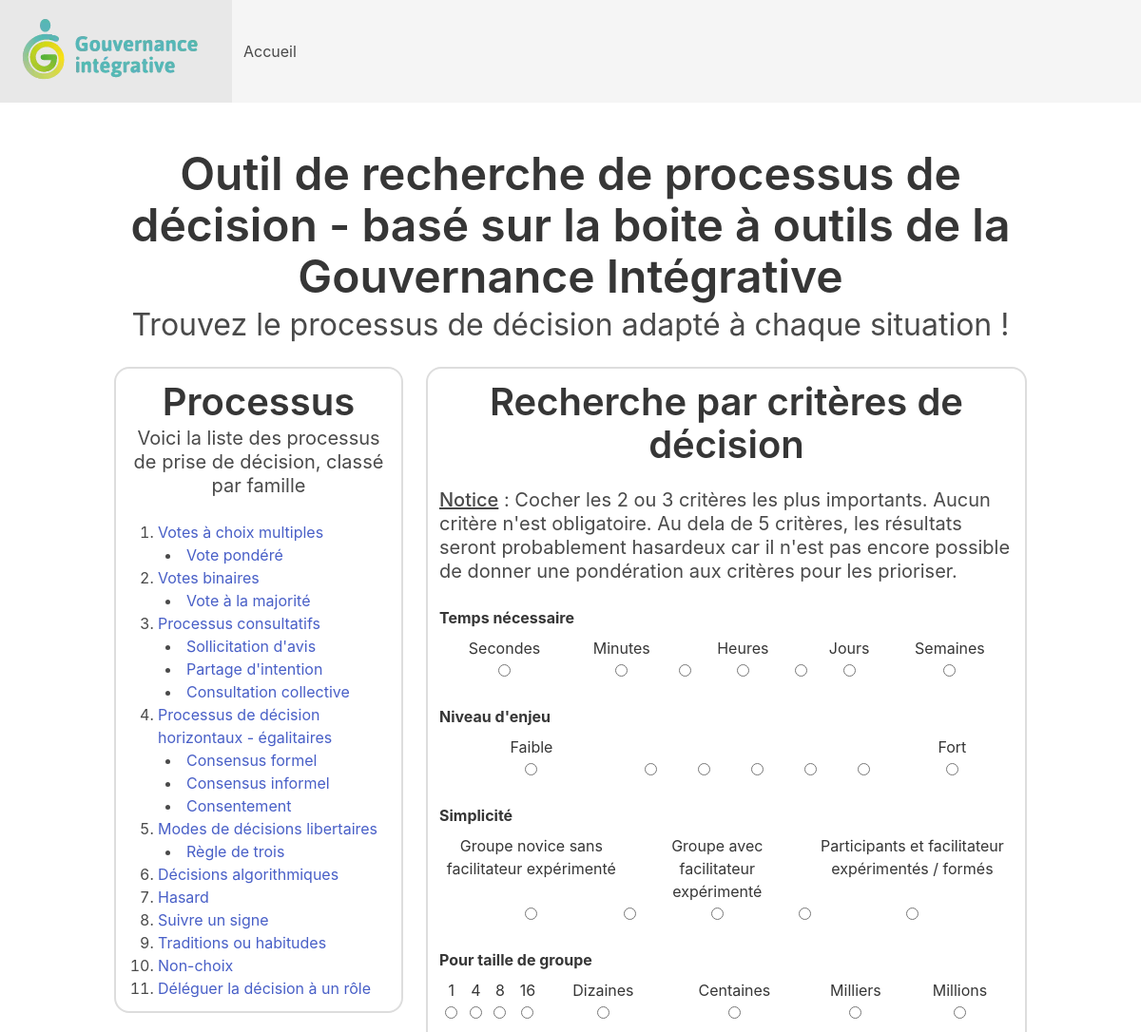
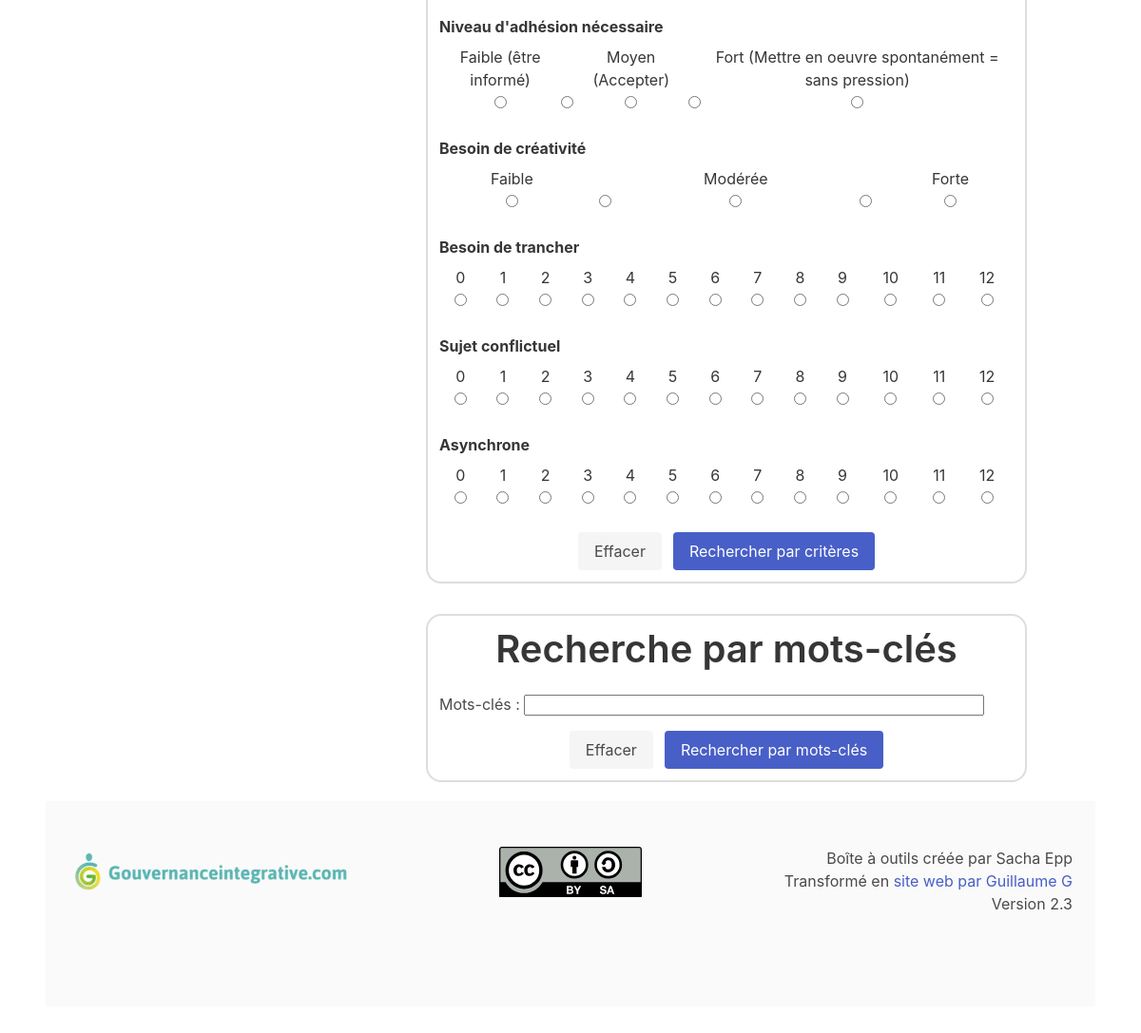
The page /index.html on the database its author committed (2 pictures, top to bottom).
### tables this page shows
CREATE TABLE processus (
    id INTEGER PRIMARY KEY AUTOINCREMENT,
    slug TEXT NOT NULL,
    titre TEXT NOT NULL,
    description TEXT NOT NULL,
    -- textes :
    -- ce sont des textes contenant du HTML
    -- au format <ul><li>...</li></ul>
    -- car ce sont de simples listes
    avantages TEXT,
    adapte TEXT,
    risques TEXT,
    inconvenients TEXT,
    deconseille TEXT,
    points_cles TEXT,
    -- critères :
    -- ils sont au format de 14 caractères
    -- chaque caractère représente une case
    -- 0 = blanc
    -- 1 = vert pale
    -- 2 = vert foncé
    temps TEXT NOT NULL,
    enjeu TEXT NOT NULL,
    simplicite TEXT NOT NULL,
    taille_groupe TEXT NOT NULL,
    adhesion TEXT NOT NULL,
    creativite TEXT NOT NULL,
    besoin_trancher INTEGER NOT NULL,
    sujet_conflictuel INTEGER NOT NULL,
    asynchrone INTEGER NOT NULL
);

### app.py (the view)
@app.route("/")
@app.route("/index/")
@app.route("/index.html")
def index():
    processus_par_famille = retourne_les_processus_par_famille()
    return render_template(
        "index.html",
        base_info=base_info,
        conf=conf,
        processus_par_famille=processus_par_famille,
    )

### app.py (called while the page is built)
def get_db_connection():
    conn = sqlite3.connect(DATABASE_PATH)
    conn.row_factory = sqlite3.Row
    return conn

def retourne_toutes_les_familles() -> list:
    conn = get_db_connection()
    req_select = """SELECT *
    FROM processus
    WHERE id % 100 = 0"""
    result = conn.execute(req_select).fetchall()
    conn.close()
    return result

def retourne_tous_les_processus_dune_famille(id_famille) -> list:
    conn = get_db_connection()
    req_select = """SELECT *
    FROM processus
    WHERE id > ?
    AND id < ?"""
    parameters = [id_famille, id_famille + 100]
    result = conn.execute(req_select, parameters).fetchall()
    conn.close()
    return result

def retourne_les_processus_par_famille() -> dict:
    retour = {}
    for famille in retourne_toutes_les_familles():
        retour[famille] = retourne_tous_les_processus_dune_famille(famille["id"])
    return retour

### templates/index.html (shortened to what this page needs)
{% extends 'layout.html' %}
{% block body %}
<section class="section">
  <div class="container">
    <h1 class="title is-1 text-center" id="titre">
      Outil de recherche de processus de décision - basé sur la boite à outils de la Gouvernance Intégrative
    </h1>
    <p class="subtitle is-3 text-center">
      Trouvez le processus de décision adapté à chaque situation !
    </p>
    <div class="columns">
      <div class="column is-one-third p-0">
        {% include 'liste_processus.j2' %}
      </div>
      <div class="column p-0">
        {% include 'form_recherche.j2' %}
      </div>
    </div>
  </div>
{% endblock %}

### templates/liste_processus.j2
<div class="border-shadow-light p-3">
    <h2 class="title is-2 text-center" id="titre">
        Processus
    </h2>
    <p class="subtitle text-center">
        Voici la liste des processus de prise de décision, classé par famille
    </p>
    <ol id="liste-familles">
        {% for famille in processus_par_famille.keys() %}
        <li>
            <a href="processus/{{ famille['slug'] }}">{{ famille["titre"]}}</a>
            <ul>
                {% for processus in processus_par_famille[famille] %}
                    <li><a href="processus/{{ processus['slug'] }}">{{ processus["titre"]}}</a></li>
                {% endfor %}
            </ul>
        </li>
        {% endfor %}
    </ol>
</div>

### templates/layout.html (style rules this page uses)
.text-center { text-align: center; }
ol { padding-left: 2rem; }
ul { list-style: inside; padding-left: 0.5rem; }
.border-shadow-light { margin: 0.75rem; margin-bottom: 2rem; border: 0.15rem solid #dddddd; border-radius: 1rem; }

### rows shown on the page
processus: titre "Votes à choix multiples"
processus: titre "Vote pondéré"
processus: titre "Votes binaires"
processus: titre "Vote à la majorité"
processus: titre "Processus consultatifs"
processus: titre "Sollicitation d'avis"
processus: titre "Partage d'intention"
processus: titre "Consultation collective"
processus: titre "Processus de décision horizontaux - égalitaires"
processus: titre "Consensus formel"
processus: titre "Consensus informel"
processus: titre "Consentement"
processus: titre "Modes de décisions libertaires"
processus: titre "Règle de trois"
processus: titre "Décisions algorithmiques"
processus: titre "Hasard"
processus: titre "Suivre un signe"
processus: titre "Traditions ou habitudes"
processus: titre "Non-choix"
processus: titre "Déléguer la décision à un rôle"

### other values the page prints
{{ critere['nom'] }} "Temps nécessaire" "Niveau d'enjeu" "Simplicité" "Pour taille de groupe" "Niveau d'adhésion nécessaire" "Besoin de créativité"
{{ echelle }} "Secondes" "Minutes" "Heures" "Jours" "Semaines" "Faible" "Fort" "Groupe novice sans facilitateur expérimenté" "Groupe avec facilitateur expérimenté" "Participants et facilitateur expérimentés / formés" "1" "4" "8" "16" "Dizaines" "Centaines" "Milliers" "Millions" "Faible (être informé)" "Moyen (Accepter)" "Fort (Mettre en oeuvre spontanément = sans pression)" "Faible" "Modérée" "Forte"
{{ critere_opt['nom'] }} "Besoin de trancher" "Sujet conflictuel" "Asynchrone"
{{ i }} "0" "1" "2" "3" "4" "5" "6" "7" "8" "9" "10" "11" "12" "0" "1" "2" "3" "4" "5" "6" "7" "8" "9" "10" "11" "12" "0" "1" "2" "3" "4" "5" "6" "7" "8" "9" "10" "11" "12"
{{ base_info['version'] }} "2.3"
